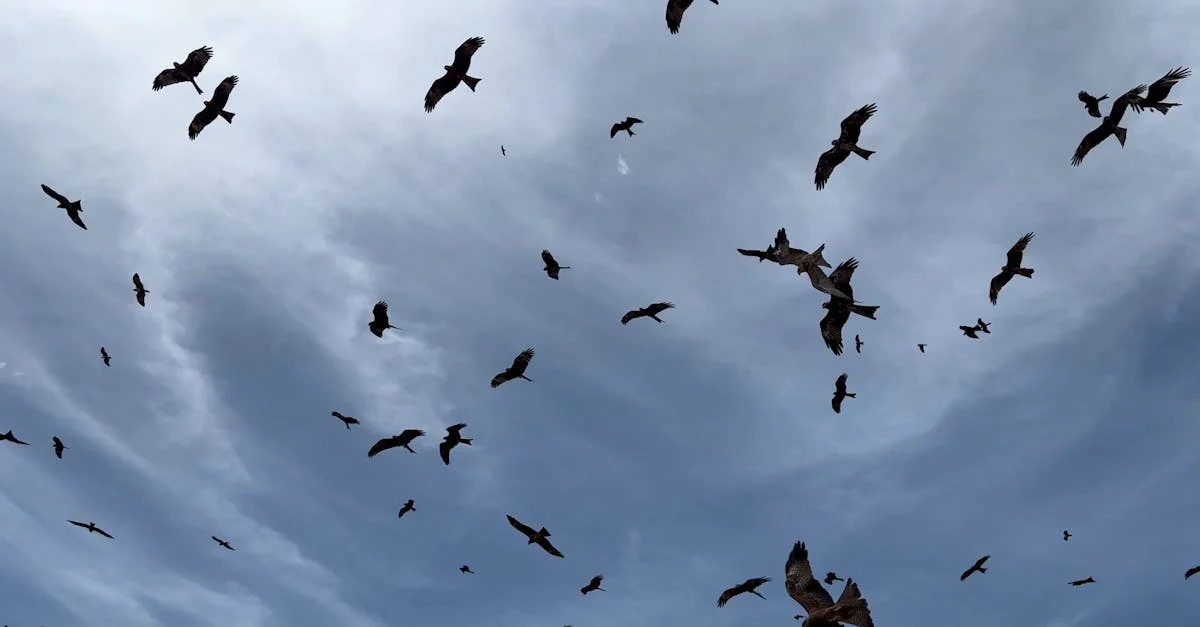
#> input picture OpenCv Lvl-9 Contours/2.jpg, 1200 x 627 px
$ jupyter execute contours.ipynb
#> lines starting #> are read from the running program, lines starting #| are printed output that depends on the picture; after the words box and inside, x2 and y2 are one past the last pixel; in counts of white or black regions, pixels touching at a corner belong together
[cell 1]
import cv2

[cell 2]
img = cv2.imread('2.jpg')
#> img is the input picture: shape (627, 1200, 3); mean B, G, R 171.8, 145.7, 127.1

cv2.imshow("Original Image", img)
cv2.waitKey(0)

gray_img = cv2.cvtColor(img, cv2.COLOR_BGR2GRAY)
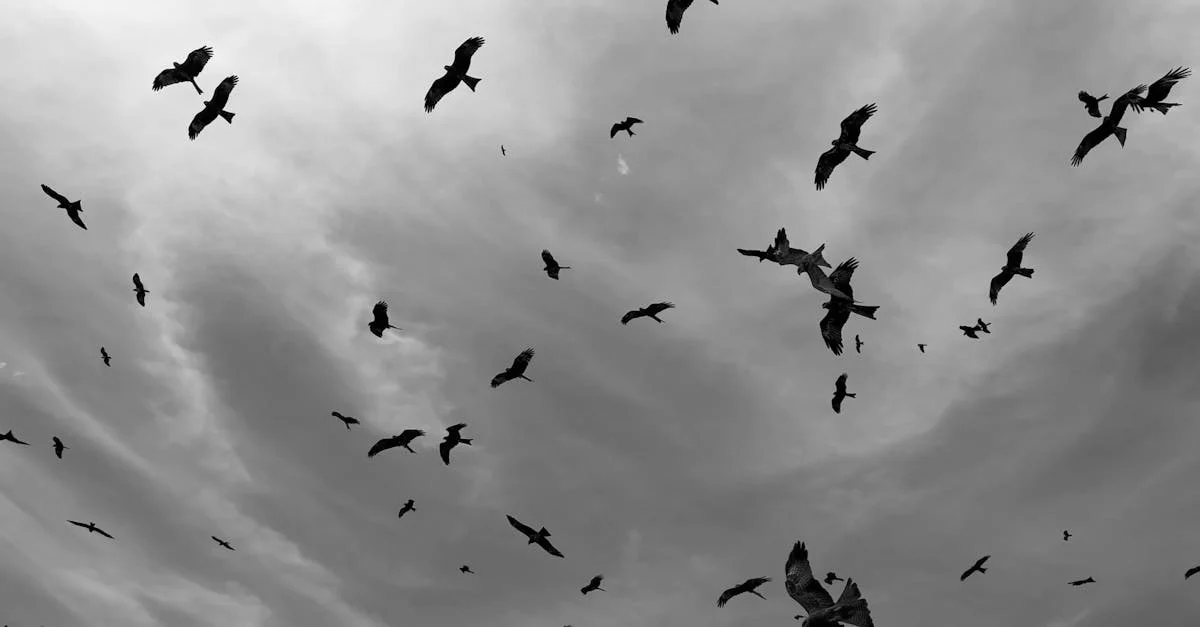
#> gray_img: shape (627, 1200); min 0, max 255, mean 143.1

[cell 3]
#Threshold
success, threshold_img = cv2.threshold(gray_img, 64, 255, cv2.THRESH_BINARY)
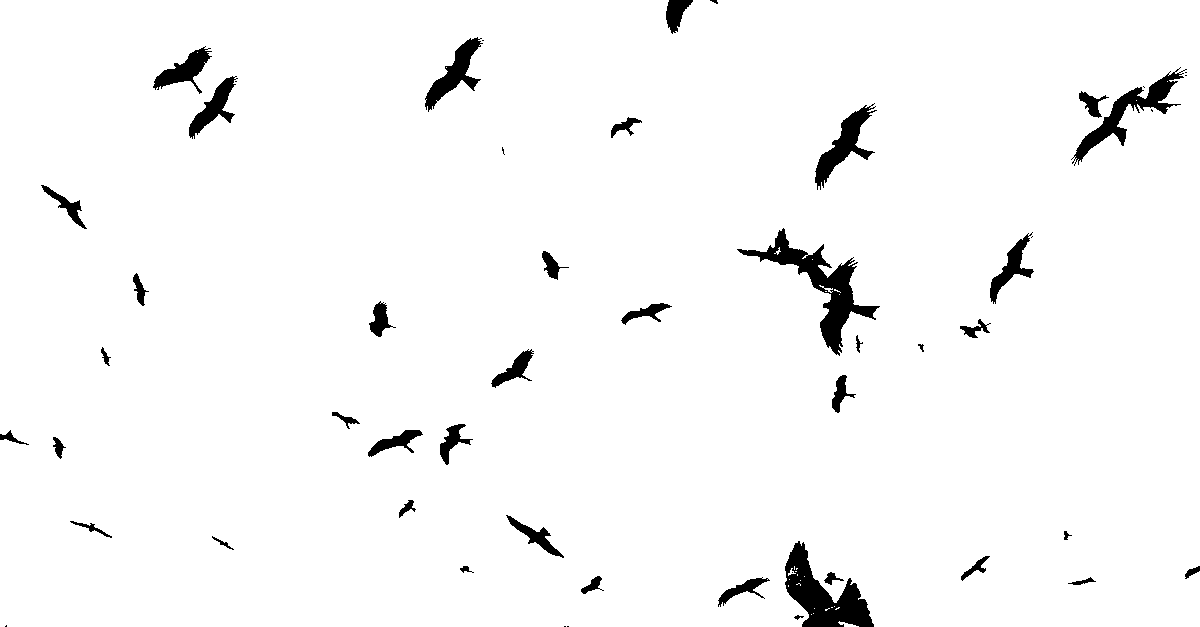
#> threshold_img: shape (627, 1200); 96.9% white; 53 black regions (13 under 20 px)
#success, threshold_img = cv2.threshold(gray_img, 64, 255, cv2.THRESH_BINARY_INV)  # INV => Inverse Threshold
cv2.imshow("Threshold Image", threshold_img)
cv2.waitKey(0)

[cell 4]
#Contours
"""
Boarders of all isolated regions (objects) in image
"""
contours, hierarchy = cv2.findContours(threshold_img, cv2.RETR_TREE, cv2.CHAIN_APPROX_SIMPLE)
#> contours = 119 contours, 81 with area under 20; largest, box (x1, y1, x2, y2) and area: (0, 0, 1200, 627) 746094, (736, 227, 881, 357) 4078, (1073, 71, 1185, 166) 2356, (814, 104, 878, 191) 1785, (424, 36, 484, 113) 1538

for cnt in contours:
    if cv2.contourArea(cnt) > 150:   # cv2.contourArea(cnt) -> pixel size of the object [lower pixel will be noise]
        cv2.drawContours(img, cnt, -1, (0,0,255) ,2)
#> this loop made 119 passes
#> cnt on passes 2, 3, 5, 7, 8, 9, 11, 12, 13, 14, 15, 16: [[811, 614]], [[813, 613]], [[814, 608]], [[831, 607], [832, 607]], [[834, 606]], [[788, 585], [788, 586]], [[800, 580]], [[789, 579]], [[804, 576]], [[797, 574], [797, 575]], [[795, 571], [796, 571]], [[796, 568], [796, 569], [797, 568]]
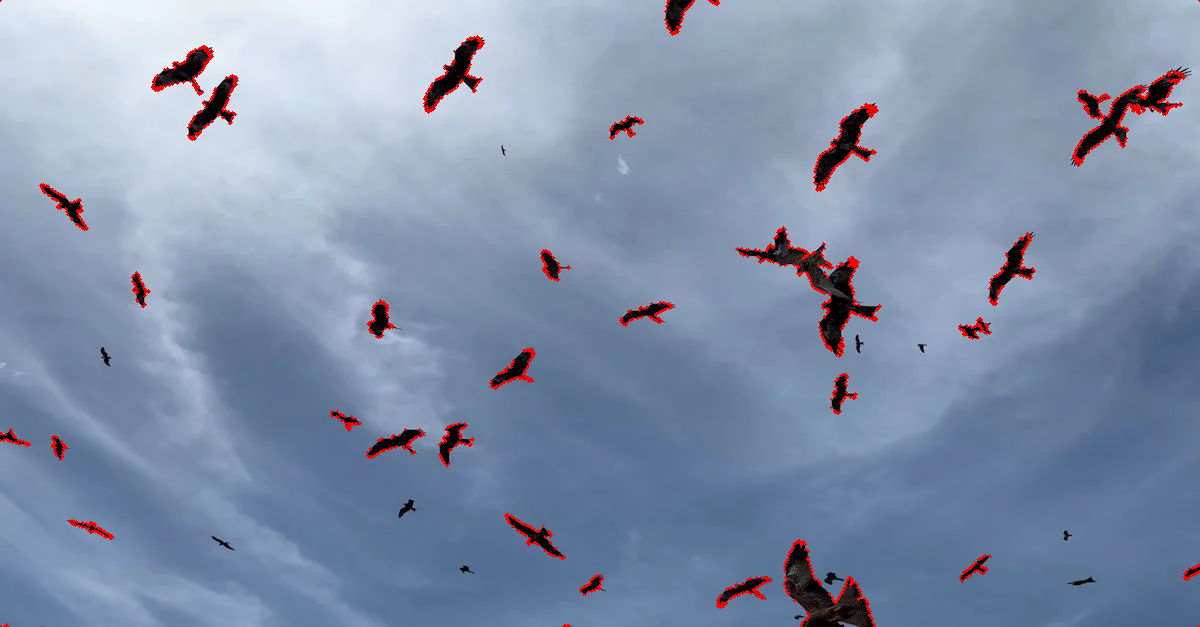
#> img: shape (627, 1200, 3); 1.28% of pixels changed, all inside (x1, y1, x2, y2) = (0, 0, 1200, 627)
        #cv2.drawContours(img, (x,y), -1 (plot all x and y points) , color code, thickness)
        #print(cv2.contourArea(cnt))
        #print(cnt)
